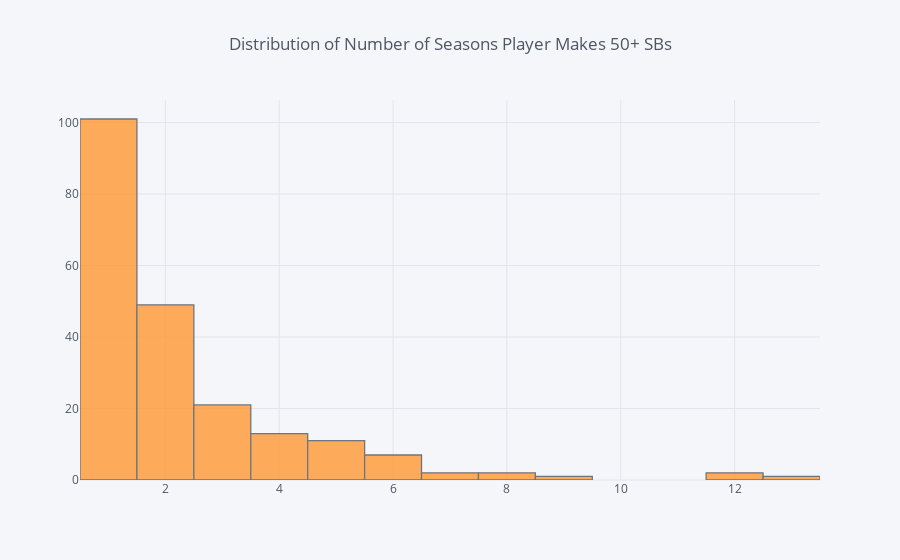

Notebook source saved alongside this figure:
### Code cell
sb_season['count'].iplot(kind='hist', title='Distribution of Number of Seasons Player Makes 50+ SBs')

### Figure 1 — Plotly figure (JSON) as saved in the notebook; plotly's stock layout.template omitted (floating-point values rounded to 4 significant figures; data arrays with more than 128 entries replaced by an {"elided": "..."} marker saying what was removed)
{"data": [{"histfunc": "count", "histnorm": "", "marker": {"color": "rgba(255, 153, 51, 1.0)", "line": {"color": "#4D5663", "width": 1.3}}, "name": "count", "opacity": 0.8, "orientation": "v", "type": "histogram", "x": {"elided": "210 int values"}}], "layout": {"barmode": "overlay", "legend": {"bgcolor": "#F5F6F9", "font": {"color": "#4D5663"}}, "paper_bgcolor": "#F5F6F9", "plot_bgcolor": "#F5F6F9", "title": "Distribution of Number of Seasons Player Makes 50+ SBs", "titlefont": {"color": "#4D5663"}, "xaxis1": {"gridcolor": "#E1E5ED", "showgrid": true, "tickfont": {"color": "#4D5663"}, "title": "", "titlefont": {"color": "#4D5663"}, "zerolinecolor": "#E1E5ED"}, "yaxis1": {"gridcolor": "#E1E5ED", "showgrid": true, "tickfont": {"color": "#4D5663"}, "title": "", "titlefont": {"color": "#4D5663"}, "zerolinecolor": "#E1E5ED"}}}
